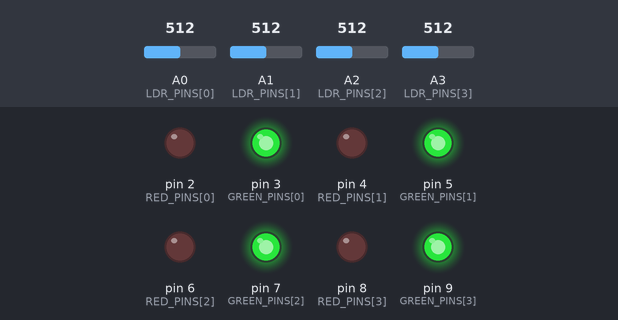
The sketch below on a simulated Arduino Uno, built with avr-gcc and run on an emulated ATmega328P. On the bench: output pins drawn as LEDs (lit = HIGH). The inputs (shaded band) are chosen by the test bench; at power-on: A0 (LDR_PINS[0]) = 512, A1 (LDR_PINS[1]) = 512, A2 (LDR_PINS[2]) = 512, A3 (LDR_PINS[3]) = 512. What the sketch prints to the serial monitor is not drawn.

Above: at 2.1 s.
2.2 s: A0 (LDR_PINS[0]) set to 417
3.9 s: A0 (LDR_PINS[0]) set to 390
At 5.4 s:
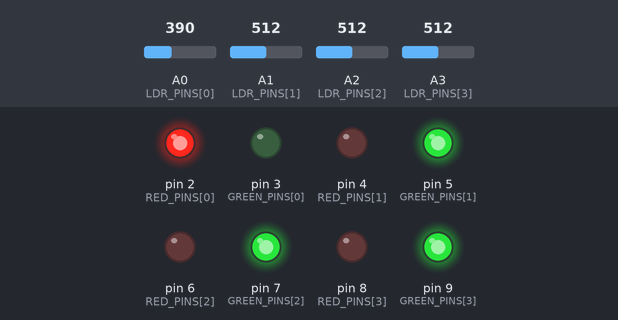
6.4 s: A1 (LDR_PINS[1]) set to 416
8.5 s: A1 (LDR_PINS[1]) set to 385
At 9.7 s:
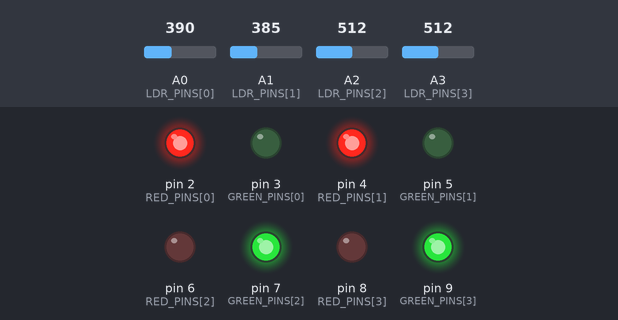
10.2 s: A2 (LDR_PINS[2]) set to 415
14.7 s: A2 (LDR_PINS[2]) set to 388
At 16.2 s:
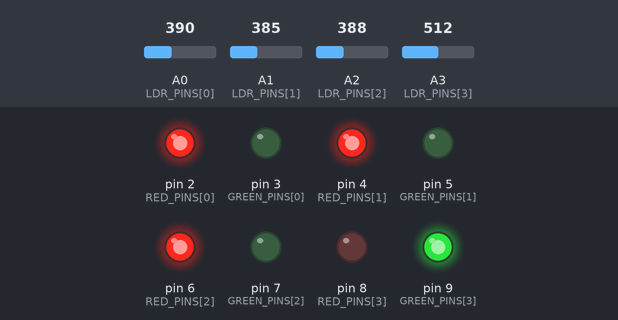
Timing chart, 0 to 17.7 s (numbered marks = the images above; inputs shaded):
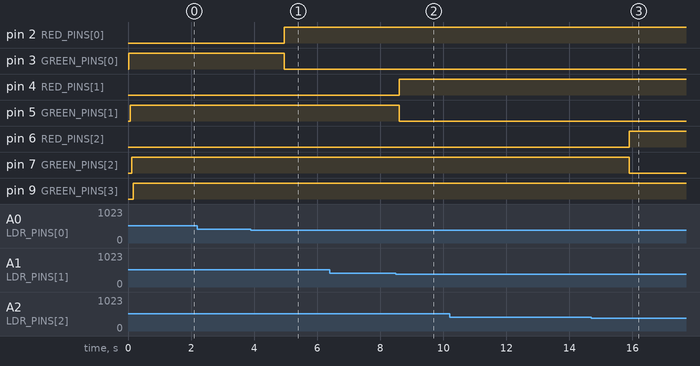

Measured:
- the behaviour switches between 400 and 399 on A0 (LDR_PINS[0]) (found by bisection; images 0 and 1)
- the behaviour switches between 400 and 399 on A1 (LDR_PINS[1]) (found by bisection; images 1 and 2)
- the behaviour switches between 400 and 399 on A2 (LDR_PINS[2]) (found by bisection; images 2 and 3)
- after the input at 2.2 s, every drawn part: stays the same
- after the input at 3.9 s, pin 2 (RED_PINS[0]): LOW → HIGH after 1.1 s; pin 3 (GREEN_PINS[0]): HIGH → LOW after 1.1 s
- after the input at 6.4 s, every drawn part: stays the same
- after the input at 8.5 s, pin 4 (RED_PINS[1]): LOW → HIGH after 0.11 s; pin 5 (GREEN_PINS[1]): HIGH → LOW after 0.11 s
- after the input at 10.2 s, every drawn part: stays the same
- after the input at 14.7 s, pin 6 (RED_PINS[2]): LOW → HIGH after 1.2 s; pin 7 (GREEN_PINS[2]): HIGH → LOW after 1.2 s

The sketch:

Smart_Parking_LDR.ino
```cpp
/*
 * Smart Parking System in Malls using LDR
 *
 * Detects vehicle presence using Light Dependent Resistors (LDRs).
 * When a car parks over an LDR, it blocks the light — resistance rises,
 * analog value drops. Arduino detects this and lights the Red LED (occupied).
 * Green LED lights when the slot is free.
 *
 * 4 parking slots, each with: LDR (analog) + Red LED + Green LED
 */

// ── Pin Configuration ────────────────────────────────────────────────────────

const int LDR_PINS[4]   = {A0, A1, A2, A3};  // LDR sensors (one per slot)
const int RED_PINS[4]   = {2, 4, 6, 8};       // Red LEDs   (occupied)
const int GREEN_PINS[4] = {3, 5, 7, 9};       // Green LEDs (available)

// ── Threshold ────────────────────────────────────────────────────────────────
//
// LDR in open light  → high analog value (~700–900)
// LDR blocked by car → low analog value  (~50–300)
//
// Calibrate this value based on your lighting conditions.
// If a slot is always shown as occupied, raise the threshold.
// If it never detects cars, lower it.

const int THRESHOLD = 400;

// ── Setup ────────────────────────────────────────────────────────────────────

void setup() {
  Serial.begin(9600);

  for (int i = 0; i < 4; i++) {
    pinMode(RED_PINS[i],   OUTPUT);
    pinMode(GREEN_PINS[i], OUTPUT);
  }

  Serial.println("=== SMART PARKING SYSTEM ===");
  Serial.println("Monitoring 4 parking slots...");
  Serial.println("-------------------------------");
}

// ── Main Loop ────────────────────────────────────────────────────────────────

void loop() {
  int available = 0;

  for (int i = 0; i < 4; i++) {
    int ldrValue = analogRead(LDR_PINS[i]);
    bool occupied = (ldrValue < THRESHOLD);

    if (occupied) {
      digitalWrite(RED_PINS[i],   HIGH);
      digitalWrite(GREEN_PINS[i], LOW);
    } else {
      digitalWrite(RED_PINS[i],   LOW);
      digitalWrite(GREEN_PINS[i], HIGH);
      available++;
    }

    Serial.print("Slot ");
    Serial.print(i + 1);
    Serial.print(": LDR = ");
    Serial.print(ldrValue);
    Serial.print("  →  ");
    Serial.println(occupied ? "OCCUPIED  [RED]" : "AVAILABLE [GREEN]");
  }

  Serial.println("-------------------------------");
  Serial.print("Available: ");
  Serial.print(available);
  Serial.print(" / 4    Occupied: ");
  Serial.println(4 - available);
  Serial.println("===============================");
  Serial.println();

  delay(1000);
}
```
